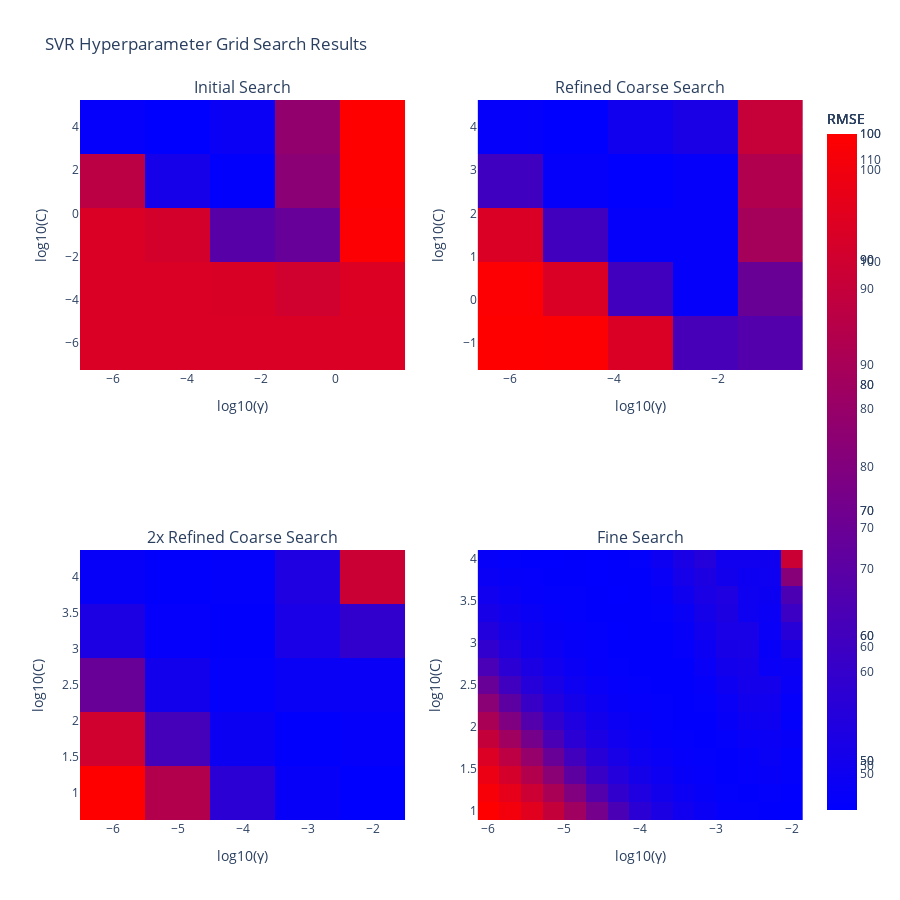

The notebook cell saved with this chart:
### Code cell
fig = make_subplots(
    rows=2, cols=2,
    subplot_titles=('Initial Search', 'Refined Coarse Search', '2x Refined Coarse Search', 'Fine Search')
)

for i, grid_num in enumerate((1, 2, 3, 5)):
    grid = joblib.load(f'../models/opt_searches/grid{grid_num}.pkl')
    results = pd.DataFrame(grid.cv_results_)
    results['mean_test_score'] = results['mean_test_score'] * -1
    m = results[['mean_test_score', 'param_regressor__svr__C', 'param_regressor__svr__gamma']].pivot(index='param_regressor__svr__C', columns='param_regressor__svr__gamma', values='mean_test_score')
    c = m.copy(deep=True)
    c.index = np.log10(m.index.astype(float))
    c.columns = np.log10(m.columns.astype(float))
    row = i // 2 + 1
    col = i % 2 + 1
    fig.add_trace(
        go.Heatmap(
            x=c.columns, y=c.index, z=c.values,
            colorscale='BlueRed', colorbar_title='RMSE',
            customdata=np.stack(np.meshgrid(
                m.columns.astype(float),
                m.index.astype(float),
                indexing='ij'
            ), axis=-1),
            hovertemplate=
                'C: %{customdata[1]:.3g}<br>'
                'γ: %{customdata[0]:.3g}<br>'
                'Mean CV Score: %{z:.4f}<extra></extra>'
        ),
        row=row, col=col
    )
    fig.update_xaxes(title_text='log10(γ)', row=row, col=col)
    fig.update_yaxes(title_text='log10(C)', row=row, col=col)

fig.update_layout(height=900, width=900, title_text='SVR Hyperparameter Grid Search Results')
fig.write_html('../results/svr_grid.html', include_plotlyjs='cdn')
fig.show()

### Figure 1 — Plotly figure (JSON) as saved in the notebook; plotly's stock layout.template omitted (floating-point values rounded to 4 significant figures; data arrays with more than 128 entries replaced by an {"elided": "..."} marker saying what was removed)
{"data": [{"colorbar": {"title": {"text": "RMSE"}}, "colorscale": [[0, "rgb(0,0,255)"], [1, "rgb(255,0,0)"]], "customdata": [1e-06, 1e-06, 1e-06, 0.0003162, 1e-06, 0.1, 1e-06, 31.62, 1e-06, 10000.0, 5.623e-05, 1e-06, 5.623e-05, 0.0003162, 5.623e-05, 0.1, 5.623e-05, 31.62, 5.623e-05, 10000.0, 0.003162, 1e-06, 0.003162, 0.0003162, 0.003162, 0.1, 0.003162, 31.62, 0.003162, 10000.0, 0.1778, 1e-06, 0.1778, 0.0003162, 0.1778, 0.1, 0.1778, 31.62, 0.1778, 10000.0, 10.0, 1e-06, 10.0, 0.0003162, 10.0, 0.1, 10.0, 31.62, 10.0, 10000.0], "hovertemplate": "C: %{customdata[1]:.3g}<br>γ: %{customdata[0]:.3g}<br>Mean CV Score: %{z:.4f}<extra></extra>", "type": "heatmap", "x": [-6.0, -4.25, -2.5, -0.75, 1.0], "xaxis": "x", "y": [-6.0, -3.5, -1.0, 1.5, 4.0], "yaxis": "y", "z": [[103.0, 103.0, 103.0, 103.0, 103.1], [103.0, 103.0, 102.7, 100.4, 103.4], [103.0, 101.2, 69.08, 72.92, 111.8], [94.76, 52.09, 47.1, 82.35, 112.5], [47.44, 46.47, 49.12, 84.29, 112.5]]}, {"colorbar": {"title": {"text": "RMSE"}}, "colorscale": [[0, "rgb(0,0,255)"], [1, "rgb(255,0,0)"]], "customdata": [1e-06, 0.1, 1e-06, 1.778, 1e-06, 31.62, 1e-06, 562.3, 1e-06, 10000.0, 1.778e-05, 0.1, 1.778e-05, 1.778, 1.778e-05, 31.62, 1.778e-05, 562.3, 1.778e-05, 10000.0, 0.0003162, 0.1, 0.0003162, 1.778, 0.0003162, 31.62, 0.0003162, 562.3, 0.0003162, 10000.0, 0.005623, 0.1, 0.005623, 1.778, 0.005623, 31.62, 0.005623, 562.3, 0.005623, 10000.0, 0.1, 0.1, 0.1, 1.778, 0.1, 31.62, 0.1, 562.3, 0.1, 10000.0], "hovertemplate": "C: %{customdata[1]:.3g}<br>γ: %{customdata[0]:.3g}<br>Mean CV Score: %{z:.4f}<extra></extra>", "type": "heatmap", "x": [-6.0, -4.75, -3.5, -2.25, -1.0], "xaxis": "x2", "y": [-1.0, 0.25, 1.5, 2.75, 4.0], "yaxis": "y2", "z": [[103.0, 102.4, 94.83, 62.13, 64.84], [102.4, 94.82, 60.73, 47.39, 69.6], [94.76, 60.68, 47.51, 47.51, 83.08], [60.63, 47.55, 46.45, 47.37, 85.61], [47.44, 46.32, 50.08, 52.12, 90.37]]}, {"colorbar": {"title": {"text": "RMSE"}}, "colorscale": [[0, "rgb(0,0,255)"], [1, "rgb(255,0,0)"]], "customdata": [1e-06, 10.0, 1e-06, 56.23, 1e-06, 316.2, 1e-06, 1778.0, 1e-06, 10000.0, 1e-05, 10.0, 1e-05, 56.23, 1e-05, 316.2, 1e-05, 1778.0, 1e-05, 10000.0, 0.0001, 10.0, 0.0001, 56.23, 0.0001, 316.2, 0.0001, 1778.0, 0.0001, 10000.0, 0.001, 10.0, 0.001, 56.23, 0.001, 316.2, 0.001, 1778.0, 0.001, 10000.0, 0.01, 10.0, 0.01, 56.23, 0.01, 316.2, 0.01, 1778.0, 0.01, 10000.0], "hovertemplate": "C: %{customdata[1]:.3g}<br>γ: %{customdata[0]:.3g}<br>Mean CV Score: %{z:.4f}<extra></extra>", "type": "heatmap", "x": [-6.0, -5.0, -4.0, -3.0, -2.0], "xaxis": "x3", "y": [1.0, 1.75, 2.5, 3.25, 4.0], "yaxis": "y3", "z": [[100.0, 83.99, 55.11, 47.43, 46.11], [90.18, 60.62, 48.67, 46.46, 47.1], [68.19, 49.95, 46.74, 47.92, 47.77], [52.07, 47.03, 46.46, 51.41, 56.69], [47.44, 46.54, 46.65, 52.35, 88.86]]}, {"colorbar": {"title": {"text": "RMSE"}}, "colorscale": [[0, "rgb(0,0,255)"], [1, "rgb(255,0,0)"]], "customdata": {"elided": "450 float values"}, "hovertemplate": "C: %{customdata[1]:.3g}<br>γ: %{customdata[0]:.3g}<br>Mean CV Score: %{z:.4f}<extra></extra>", "type": "heatmap", "x": [-6.0, -5.714, -5.429, -5.143, -4.857, -4.571, -4.286, -4.0, -3.714, -3.429, -3.143, -2.857, -2.571, -2.286, -2.0], "xaxis": "x4", "y": [1.0, 1.214, 1.429, 1.643, 1.857, 2.071, 2.286, 2.5, 2.714, 2.929, 3.143, 3.357, 3.571, 3.786, 4.0], "yaxis": "y4", "z": {"elided": "15x15 float values"}}], "layout": {"annotations": [{"font": {"size": 16}, "showarrow": false, "text": "Initial Search", "x": 0.225, "xanchor": "center", "xref": "paper", "y": 1, "yanchor": "bottom", "yref": "paper"}, {"font": {"size": 16}, "showarrow": false, "text": "Refined Coarse Search", "x": 0.775, "xanchor": "center", "xref": "paper", "y": 1, "yanchor": "bottom", "yref": "paper"}, {"font": {"size": 16}, "showarrow": false, "text": "2x Refined Coarse Search", "x": 0.225, "xanchor": "center", "xref": "paper", "y": 0.375, "yanchor": "bottom", "yref": "paper"}, {"font": {"size": 16}, "showarrow": false, "text": "Fine Search", "x": 0.775, "xanchor": "center", "xref": "paper", "y": 0.375, "yanchor": "bottom", "yref": "paper"}], "height": 900, "title": {"text": "SVR Hyperparameter Grid Search Results"}, "width": 900, "xaxis": {"anchor": "y", "domain": [0, 0.45], "title": {"text": "log10(γ)"}}, "xaxis2": {"anchor": "y2", "domain": [0.55, 1], "title": {"text": "log10(γ)"}}, "xaxis3": {"anchor": "y3", "domain": [0, 0.45], "title": {"text": "log10(γ)"}}, "xaxis4": {"anchor": "y4", "domain": [0.55, 1], "title": {"text": "log10(γ)"}}, "yaxis": {"anchor": "x", "domain": [0.625, 1], "title": {"text": "log10(C)"}}, "yaxis2": {"anchor": "x2", "domain": [0.625, 1], "title": {"text": "log10(C)"}}, "yaxis3": {"anchor": "x3", "domain": [0, 0.375], "title": {"text": "log10(C)"}}, "yaxis4": {"anchor": "x4", "domain": [0, 0.375], "title": {"text": "log10(C)"}}}}
